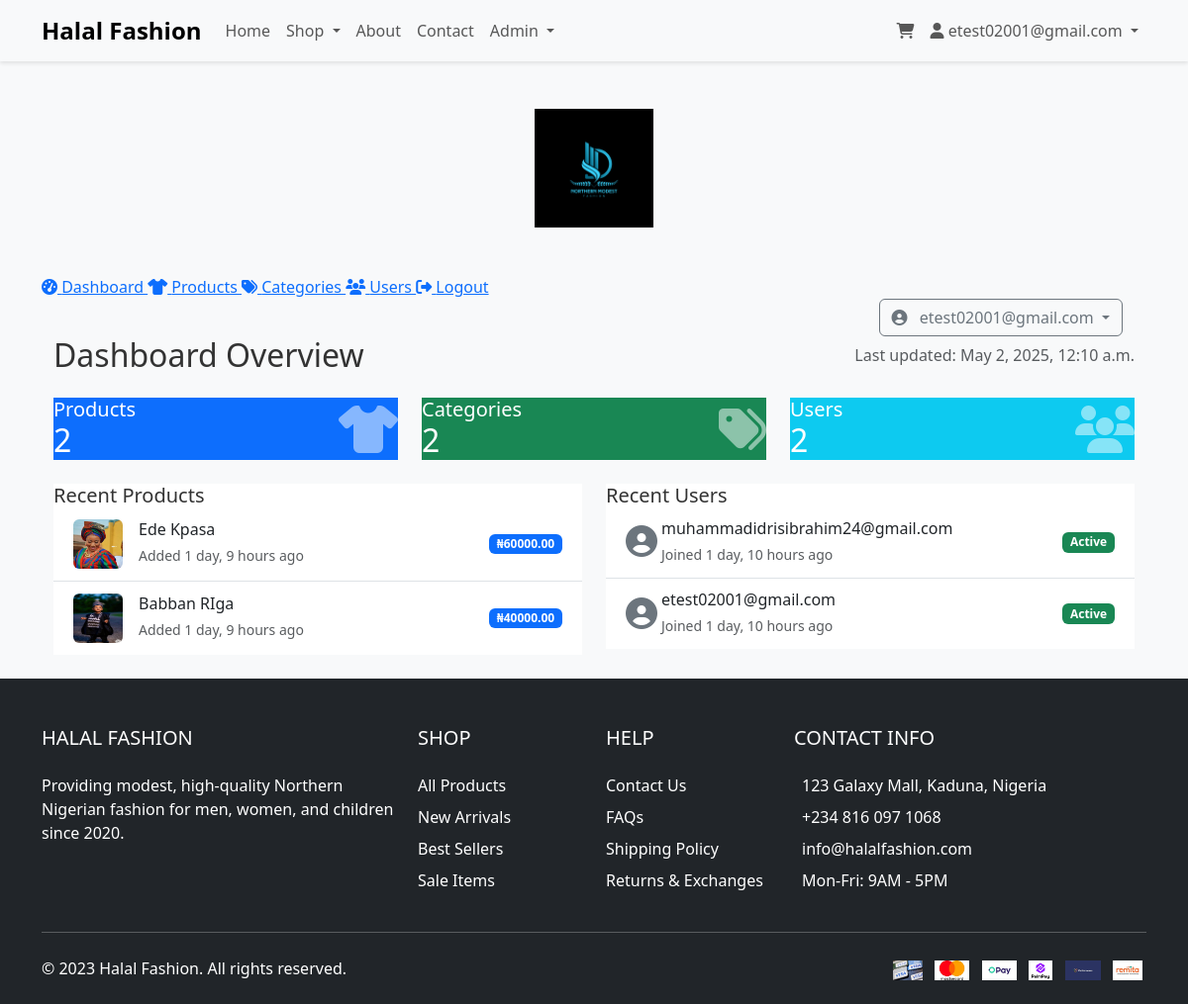
Page /custom-admin/ (signed in) on the committed database.
### accounts/models.py (models this page shows, shortened)
class CustomUser(AbstractUser):
    USER_TYPE_CHOICES = (
        (1, 'Admin'),
        (2, 'Customer'),
    )
    username = None
    email = models.EmailField(unique=True)
    user_type = models.PositiveSmallIntegerField(choices=USER_TYPE_CHOICES, default=2)
    phone_number = models.CharField(max_length=20, blank=True)
    USERNAME_FIELD = 'email'
    REQUIRED_FIELDS = []
    objects = CustomUserManager()
    @property
    def is_admin(self):
        return self.user_type == 1

### products/models.py (models this page shows, shortened)
class Product(models.Model):
    GENDER_CHOICES = (
        ('M', 'Male'),
        ('F', 'Female'),
        ('U', 'Unisex'),
    )
    category = models.ForeignKey(Category, related_name='products', on_delete=models.CASCADE)
    name = models.CharField(max_length=200, db_index=True)
    slug = models.SlugField(max_length=200, db_index=True)
    image = models.ImageField(upload_to='products/%Y/%m/%d', blank=True)
    description = models.TextField(blank=True)
    price = models.DecimalField(max_digits=10, decimal_places=2)
    available = models.BooleanField(default=True)
    created = models.DateTimeField(auto_now_add=True)
    updated = models.DateTimeField(auto_now=True)
    gender = models.CharField(max_length=1, choices=GENDER_CHOICES, default='U')
    class Meta:
        ordering = ('name',)
        indexes = [
            Index(fields=['slug', 'id']),
    ]

### admin/views.py (the view)
# urls.py: path('', views.dashboard, name='dashboard'),
@user_passes_test(admin_check, login_url='/accounts/login/')
def dashboard(request):
    context = {
        'products_count': Product.objects.count(),
        'categories_count': Category.objects.count(),
        'users_count': CustomUser.objects.count(),
        'recent_products': Product.objects.order_by('-created')[:5],
        'recent_users': CustomUser.objects.order_by('-date_joined')[:5]
    }
    return render(request, 'admin/dashboard.html', context)

### accounts/context_processors.py (called while the page is built)
def profile_sidebar(request):
    if request.user.is_authenticated:
        return {
            'user_profile': request.user.profile
        }
    return {}

### admin/views.py (called while the page is built)
def admin_check(user):
    return user.is_authenticated and user.is_admin

### cart/context_processors.py (called while the page is built)
def cart(request):
    try:
        cart = Cart.objects.get(cart_id=_cart_id(request))
        cart_items = CartItem.objects.filter(cart=cart, active=True)
        cart_count = cart_items.count()
    except Cart.DoesNotExist:
        cart_count = 0
    return dict(cart_count=cart_count)

### cart/views.py (called while the page is built)
def _cart_id(request):
    if 'cart_id' not in request.session:
        request.session['cart_id'] = str(uuid.uuid4())
    return request.session['cart_id']

### templates/admin/dashboard.html (shortened to what this page needs)
{% extends "admin/base.html" %}
{% load static %}
{% block admin_content %}
<div class="container-fluid">
    <div class="d-flex justify-content-between align-items-center mb-4">
        <h2 class="mb-0">Dashboard Overview</h2>
        <span class="text-muted">Last updated: {% now "DATETIME_FORMAT" %}</span>
    </div>
    <div class="row">
        <div class="col-md-4">
            <div class="card-admin bg-primary text-white">
                <div class="card-body">
                    <div class="d-flex justify-content-between align-items-center">
                        <div>
                            <h5 class="card-title">Products</h5>
                            <h2 class="mb-0">{{ products_count }}</h2>
                        </div>
                        <i class="fas fa-tshirt fa-3x opacity-50"></i>
                    </div>
                </div>
            </div>
        </div>
        <div class="col-md-4">
            <div class="card-admin bg-success text-white">
                <div class="card-body">
                    <div class="d-flex justify-content-between align-items-center">
                        <div>
                            <h5 class="card-title">Categories</h5>
                            <h2 class="mb-0">{{ categories_count }}</h2>
                        </div>
                        <i class="fas fa-tags fa-3x opacity-50"></i>
                    </div>
                </div>
            </div>
        </div>
        <div class="col-md-4">
            <div class="card-admin bg-info text-white">
                <div class="card-body">
                    <div class="d-flex justify-content-between align-items-center">
                        <div>
                            <h5 class="card-title">Users</h5>
                            <h2 class="mb-0">{{ users_count }}</h2>
                        </div>
                        <i class="fas fa-users fa-3x opacity-50"></i>
                    </div>
                </div>
            </div>
        </div>
    </div>
    <div class="row mt-4">
        <div class="col-md-6">
            <div class="card-admin">
                <div class="card-header bg-white">
                    <h5 class="mb-0">Recent Products</h5>
                </div>
                <div class="card-body">
                    <div class="list-group list-group-flush">
                        {% for product in recent_products %}
                        <a href="{% url 'admin:edit_product' product.id %}" class="list-group-item list-group-item-action">
                            <div class="d-flex align-items-center">
                                <img src="{% if product.image %}{{ product.image.url }}{% else %}{% static 'images/no_image.png' %}{% endif %}"
                                     width="50" height="50" class="rounded me-3">
                                <div>
                                    <h6 class="mb-1">{{ product.name }}</h6>
                                    <small class="text-muted">Added {{ product.created|timesince }} ago</small>
                                </div>
                                <span class="ms-auto badge bg-primary">₦{{ product.price }}</span>
                            </div>
                        </a>
                        {% endfor %}
                    </div>
                </div>
            </div>
        </div>
        <div class="col-md-6">
            <div class="card-admin">
                <div class="card-header bg-white">
                    <h5 class="mb-0">Recent Users</h5>
                </div>
                <div class="card-body">
                    <div class="list-group list-group-flush">
                        {% for user in recent_users %}
                        <a href="{% url 'admin:edit_user' user.id %}" class="list-group-item list-group-item-action">
                            <div class="d-flex align-items-center">
                                <div class="avatar me-3">
                                    <i class="fas fa-user-circle fa-2x text-secondary"></i>
                                </div>
                                <div>
                                    <h6 class="mb-1">{{ user.email }}</h6>
                                    <small class="text-muted">Joined {{ user.date_joined|timesince }} ago</small>
                                </div>
                                <span class="ms-auto badge bg-{% if user.is_active %}success{% else %}secondary{% endif %}">
                                    {% if user.is_active %}Active{% else %}Inactive{% endif %}
                                </span>
                            </div>
                        </a>
                        {% endfor %}
                    </div>
                </div>
            </div>
        </div>
    </div>
</div>
{% endblock %}

### templates/admin/base.html (shortened to what this page needs)
{% extends "base.html" %}
{% load static %}
{% block content %}
<div class="admin-sidebar">
    <div class="text-center py-4">
        <img src="{% static 'images/logo.png' %}" alt="Halal Fashion" height="120">
    </div>
    <nav class="mt-4">
        <a href="{% url 'admin:dashboard' %}" class="sidebar-link {% if request.resolver_match.url_name == 'dashboard' %}active{% endif %}">
            <i class="fas fa-tachometer-alt"></i> Dashboard
        </a>
        <a href="{% url 'admin:products' %}" class="sidebar-link {% if 'product' in request.resolver_match.url_name %}active{% endif %}">
            <i class="fas fa-tshirt"></i> Products
        </a>
        <a href="{% url 'admin:categories' %}" class="sidebar-link {% if 'category' in request.resolver_match.url_name %}active{% endif %}">
            <i class="fas fa-tags"></i> Categories
        </a>
        <a href="{% url 'admin:users' %}" class="sidebar-link {% if 'user' in request.resolver_match.url_name %}active{% endif %}">
            <i class="fas fa-users"></i> Users
        </a>
        <a href="{% url 'account_logout' %}" class="sidebar-link">
            <i class="fas fa-sign-out-alt"></i> Logout
        </a>
    </nav>
</div>
<div class="admin-topbar d-flex align-items-center justify-content-end px-4">
    <div class="dropdown">
        <button class="btn btn-outline-secondary dropdown-toggle" type="button" id="userDropdown" data-bs-toggle="dropdown">
            <i class="fas fa-user-circle me-2"></i> {{ request.user.email }}
        </button>
    </div>
</div>
<main class="admin-main">
    {% block admin_content %}
    {% endblock %}
</main>
{% endblock %}

### templates/base.html (shortened to what this page needs)
{% load static %}
<!DOCTYPE html>
<html lang="en">
<head>
    <link href="https://cdn.jsdelivr.net/npm/bootstrap@5.3.0/dist/css/bootstrap.min.css" rel="stylesheet">
    <link rel="stylesheet" href="{% static 'css/style.css' %}">
    <link rel="stylesheet" href="{% static 'css/auth.css' %}">
    <link rel="stylesheet" href="https://cdnjs.cloudflare.com/ajax/libs/font-awesome/6.4.0/css/all.min.css">
</head>
<body>
    <nav class="navbar navbar-expand-lg navbar-light bg-light">
        <div class="container">
            <a class="navbar-brand" href="{% url 'products:product_list' %}">Halal Fashion</a>
            <div class="collapse navbar-collapse" id="navbarNav">
                <ul class="navbar-nav me-auto">
                    <li class="nav-item">
                        <a class="nav-link" href="{% url 'products:home' %}">Home</a>
                    </li>
                    <li class="nav-item dropdown">
                        <a class="nav-link dropdown-toggle" href="#" id="shopDropdown" role="button" data-bs-toggle="dropdown">
                            Shop
                        </a>
                    </li>
                    <li class="nav-item">
                        <a class="nav-link" href="{% url 'products:about' %}">About</a>
                    </li>
                    <li class="nav-item">
                        <a class="nav-link" href="{% url 'products:contact' %}">Contact</a>
                    </li>
                    {% if user.is_staff %}
                    <li class="nav-item dropdown">
                        <a class="nav-link dropdown-toggle" href="#" id="adminDropdown" role="button" data-bs-toggle="dropdown">
                            Admin
                        </a>
                    </li>
                    {% endif %}
                </ul>
                <ul class="navbar-nav">
                    <li class="nav-item">
                        <a class="nav-link" href="{% url 'cart:cart_detail' %}">
                            <i class="fas fa-shopping-cart"></i>
                        </a>
                    </li>
                    {% if user.is_authenticated %}
                    <li class="nav-item dropdown">
                        <a class="nav-link dropdown-toggle" href="#" id="userDropdown" role="button" data-bs-toggle="dropdown">
                            <i class="fas fa-user"></i> {{ user.email }}
                        </a>
                    </li>
                    {% endif %}
                </ul>
            </div>
        </div>
    </nav>
    <main class="container my-4">
        {% block content %}
        {% endblock %}
    </main>
    <footer class="bg-dark text-white pt-5 pb-4">
        <div class="container">
            <div class="row">
                <div class="col-lg-4 col-md-6 mb-4 mb-md-0">
                    <h5 class="text-uppercase mb-4">Halal Fashion</h5>
                    <p>Providing modest, high-quality Northern Nigerian fashion for men, women, and children since 2020.</p>
                    <div class="social-icons mt-4">
                    </div>
                </div>
                <div class="col-lg-2 col-md-6 mb-4 mb-md-0">
                    <h5 class="text-uppercase mb-4">Shop</h5>
                    <ul class="list-unstyled">
                        <li class="mb-2"><a href="{% url 'products:product_list' %}" class="text-white text-decoration-none">All Products</a></li>
                        <li class="mb-2"><a href="#" class="text-white text-decoration-none">New Arrivals</a></li>
                        <li class="mb-2"><a href="#" class="text-white text-decoration-none">Best Sellers</a></li>
                        <li class="mb-2"><a href="#" class="text-white text-decoration-none">Sale Items</a></li>
                    </ul>
                </div>
                <div class="col-lg-2 col-md-6 mb-4 mb-md-0">
                    <h5 class="text-uppercase mb-4">Help</h5>
                    <ul class="list-unstyled">
                        <li class="mb-2"><a href="{% url 'products:contact' %}" class="text-white text-decoration-none">Contact Us</a></li>
                        <li class="mb-2"><a href="#" class="text-white text-decoration-none">FAQs</a></li>
                        <li class="mb-2"><a href="#" class="text-white text-decoration-none">Shipping Policy</a></li>
                        <li class="mb-2"><a href="#" class="text-white text-decoration-none">Returns & Exchanges</a></li>
                    </ul>
                </div>
                <div class="col-lg-4 col-md-6">
                    <h5 class="text-uppercase mb-4">Contact Info</h5>
                    <ul class="list-unstyled">
                        <li class="mb-2"> 123 Galaxy Mall, Kaduna, Nigeria</li>
                        <li class="mb-2"> +234 816 097 1068</li>
                        <li class="mb-2"> info@halalfashion.com</li>
                        <li> Mon-Fri: 9AM - 5PM</li>
                    </ul>
                </div>
            </div>
            <hr class="my-4 bg-secondary">
            <div class="row align-items-center">
                <div class="col-md-6 text-center text-md-start">
                    <p class="mb-0">&copy; 2023 Halal Fashion. All rights reserved.</p>
                </div>
                <div class="col-md-6 text-center text-md-end">
                    <div class="payment-methods">
                        <img src="{% static 'images/payments/visa.png' %}" alt="Visa" style="height: 20px;" class="mx-1">
                        <img src="{% static 'images/payments/mastercard.png' %}" alt="Mastercard" style="height: 20px;" class="mx-1">
                        <img src="{% static 'images/payments/opay.png' %}" alt="Opay" style="height: 20px;" class="mx-1">
                        <img src="{% static 'images/payments/palmpay.png' %}" alt="PalmPay" style="height: 20px;" class="mx-1">
                        <img src="{% static 'images/payments/flutterwave.png' %}" alt="Flutterwave" style="height: 20px;" class="mx-1">
                        <img src="{% static 'images/payments/remita.png' %}" alt="Remita" style="height: 20px;" class="mx-1">
                    </div>
                </div>
            </div>
        </div>
    </footer>
</body>
</html>

### static/css/style.css (style rules this page uses)
body { font-family: 'Segoe UI', Tahoma, Geneva, Verdana, sans-serif; color: #333; background-color: #f8f9fa; }
.navbar { box-shadow: 0 2px 4px rgba(0,0,0,.1); }
.navbar-brand { font-weight: 700; font-size: 1.5rem; }
footer { background-color: #343a40 !important; }
.list-group-item { border-left: 0; border-right: 0; padding: 12px 20px; transition: all 0.3s; }
.list-group-item i { width: 20px; text-align: center; }

### rows in the picture
CustomUser: email "etest02001@gmail.com", user.email "etest02001@gmail.com", date_joined "1 day, 10 hours", is_active "Active"
Product: image (picture), name "Ede Kpasa", created "1 day, 9 hours", price "60000.00"
Product: image (picture), name "Babban RIga", created "1 day, 9 hours", price "40000.00"
CustomUser: email "muhammadidrisibrahim24@gmail.com", date_joined "1 day, 10 hours", is_active "Active"

### other values in the picture
{{ products_count }} "2"
{{ categories_count }} "2"
{{ users_count }} "2"
